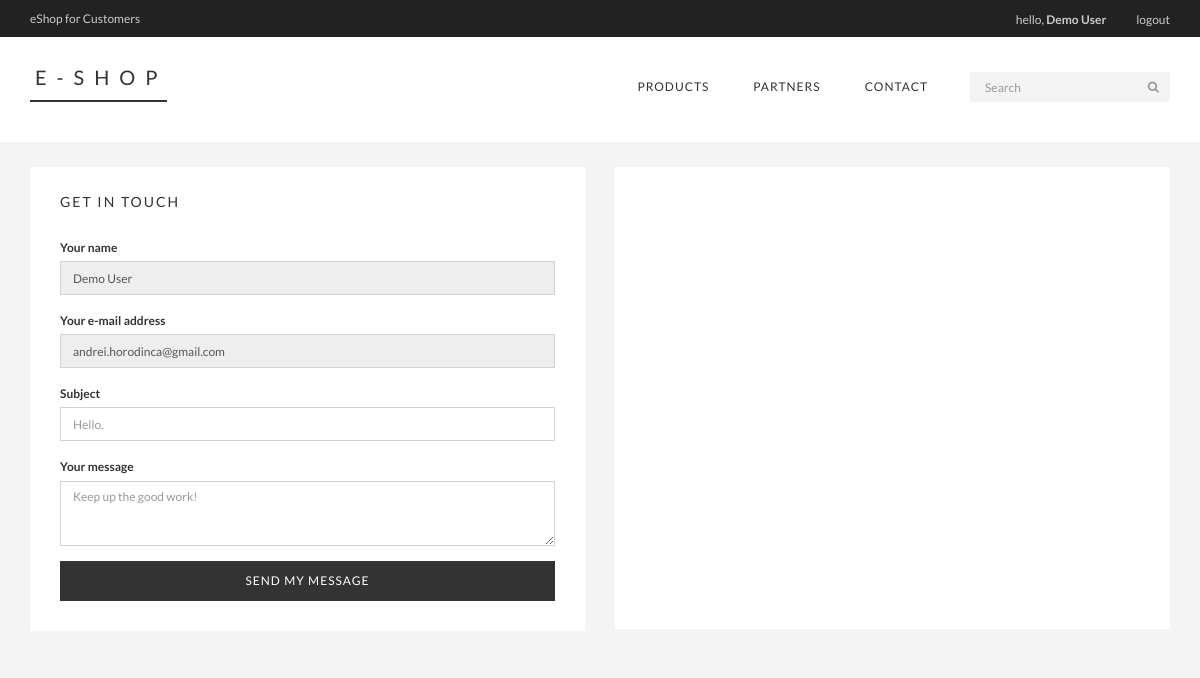
The app's page /contact.php (signed in) with its own data.
### tables this page shows
CREATE TABLE IF NOT EXISTS `users` (
  `user_id` int(11) NOT NULL AUTO_INCREMENT,
  `user_name` varchar(32) NOT NULL,
  `user_email` varchar(1024) NOT NULL,
  `user_password` varchar(512) NOT NULL,
  `user_code` varchar(100) NOT NULL,
  `user_timestamp` int(11) NOT NULL,
  `user_confirmed` int(11) NOT NULL DEFAULT '0',
  `user_string` varchar(35) NOT NULL DEFAULT '0',
  PRIMARY KEY (`user_id`)
);

### config/init.php (called while the page is built, shortened)
<?php
include_once 'classes/General.php';
include_once 'classes/User.php';
include_once 'connect/connect.php';
$general = new General();
$users = new User($db);
if ($general->userLoggedIn() === true)  {
  $userId = $_SESSION['userId'];
  $user = $users->userData($userId);
}
?>

### config/classes/General.php (called while the page is built, shortened)
<?php
class General {
  public function userLoggedIn () {
    return(isset($_SESSION['userId'])) ? true : false;
  }
}

### config/classes/User.php (called while the page is built, shortened)
<?php
class User {
  private $db;
  public function __construct($database) {
    $this->db = $database;
  }
  public function userData($userId) {
    $query = $this->db->prepare("SELECT * FROM `users` WHERE `user_id`= ?");
    $query->bindValue(1, $userId);
    try {
      $query->execute();
      return $query->fetch();
    } catch(PDOException $e){
      die($e->getMessage());
    }
  }
}

### contact.php (the view, shortened to what this page needs)
<?php
include_once 'config/init.php';
?>
<!DOCTYPE html>
<html lang="en">
  <head>
    <link href="css/bootstrap.min.css" rel="stylesheet">
    <link href="css/font-awesome.min.css" rel="stylesheet">
    <link href="css/main.css" rel="stylesheet">
  </head>
<body class="eShop contact">
<?php include_once 'header.php'; ?>
  <div class="container">
    <div class="row">
      <div class="col-md-6">
        <div class="panel panel-default">
          <div class="panel-heading">
            <div class="panel-title">Get in touch</div>
          </div>
          <div class="panel-body">
            <form accept-charset="UTF-8" role="form" method="post">
              <div class="form-group">
                <label for="contactName" class="control-label">Your name</label>
                <?php if($general->userLoggedIn()) { ?>
                <input type="text" id="contactName" name="contactName"
                       class="form-control" placeholder="Full name" value="<?php echo $user['user_name']; ?>" readonly/>
                <?php } else if ($general->vendorLoggedIn()) { ?>
                <input type="text" id="contactName" name="contactName"
                       class="form-control" placeholder="Full name" value="<?php echo $vendor['vendor_name']; ?>" readonly/>
                <?php } else { ?>
                <input type="text" id="contactName" name="contactName"
                       class="form-control" placeholder="Full name"/>
                <?php } ?>
              </div>
              <div class="form-group">
                <label for="contactEmail" class="control-label">Your e-mail address</label>
                <?php if($general->userLoggedIn()) { ?>
                  <input type="email" id="contactEmail" name="contactEmail"
                         class="form-control" placeholder="example@domain.com" value="<?php echo $user['user_email']; ?>" readonly/>
                <?php } else if ($general->vendorLoggedIn()) { ?>
                  <input type="email" id="contactEmail" name="contactEmail"
                         class="form-control" placeholder="example@domain.com" value="<?php echo $vendor['vendor_email']; ?>" readonly/>
                <?php } else { ?>
                  <input type="email" id="contactEmail" name="contactEmail"
                         class="form-control" placeholder="example@domain.com"/>
                <?php } ?>
              </div>
              <div class="form-group">
                <label for="contactSubject" class="control-label">Subject</label>
                <input type="text" id="contactSubject" name="contactSubject"
                       class="form-control" placeholder="Hello." autofocus
                       value="<?php if(isset($_POST['contactSubject'])) echo htmlentities($_POST['contactSubject']); ?>"/>
              </div>
              <div class="form-group">
                <label for="contactMessage" class="control-label">Your message</label>
                <textarea id="contactMessage" name="contactMessage" rows="3"
                       class="form-control" placeholder="Keep up the good work!"
                       value="<?php if(isset($_POST['contactMessage'])) echo htmlentities($_POST['contactMessage']); ?>"></textarea>
              </div>
              <button type="submit" id="contactUs" name="contactUs" class='btn btn-primary btn-lg btn-block'>Send my message</button>
            </form>
          </div>
        </div>
      </div>
      <div class="col-md-6">
        <div id="map-canvas">
        </div>
      </div>
    </div>
  </div>
<?php
include_once 'footer.php';
?>

### header.php (shortened to what this page needs)
<header id="header">
  <div class="header_top">
    <div class="container">
      <?php if($general->userLoggedIn()) { ?>
      <div class="row">
        <div class="col-sm-6">
          <div class="brand">
            <ul class="nav nav-pills">
              <li><a href="/views/users/home.php">eShop for Customers</a></li>
            </ul>
          </div>
        </div>
        <div class="col-sm-6">
          <div class="user-menu pull-right">
            <ul class="nav navbar-nav">
              <li><a href="/views/users/home.php">hello, <b><?php echo $user['user_name'];?></b></a></li>
              <li><a href="/logout.php">logout</a></li>
            </ul>
          </div>
        </div>
      </div>
      <?php } else if($general->vendorLoggedIn()) { ?>
      <div class="row">
        <div class="col-sm-6">
          <div class="brand">
            <ul class="nav nav-pills">
              <li><a href="/views/vendors/home.php">eShop for Partners</a></li>
            </ul>
          </div>
        </div>
        <div class="col-sm-6">
          <div class="user-menu pull-right">
            <ul class="nav navbar-nav">
              <li><a href="/views/vendors/home.php">hello, <b><?php echo $vendor['vendor_name'];?></b></a></li>
              <li><a href="/logout.php">logout</a></li>
            </ul>
          </div>
        </div>
      </div>
      <?php } else if($general->adminLoggedIn()) { ?>
      <div class="row">
        <div class="col-sm-6">
          <div class="brand">
            <ul class="nav nav-pills">
              <li><a href="/admin/home.php">eShop admin panel</a></li>
            </ul>
          </div>
        </div>
        <div class="col-sm-6">
          <div class="user-menu pull-right">
            <ul class="nav navbar-nav">
              <li><a href="/admin/home.php">hello, <b>admin</b></a></li>
              <li><a href="/logout.php">logout</a></li>
            </ul>
          </div>
        </div>
      </div>
      <?php } ?>
    </div>
  </div>
  <div class="header-bottom">
    <div class="container">
      <div class="row">
        <div class="col-sm-4">
          <div class="logo pull-left">
            <a href="/">E-SHOP</a>
          </div>
        </div>
        <div class="col-sm-8">
          <div class="shop-menu pull-right">
            <ul class="nav navbar-nav">
              <li><a href="/">Products</a></li>
              <li><a href="/partners.php">Partners</a></li>
              <li><a href="/contact.php">Contact</a></li>
            </ul>
            <form action="/search.php" method="get" id="searchForm">
              <div class="input-group input-group-sm search">
                  <input type="text" class="form-control" placeholder="Search" name="q">
                  <div class="input-group-btn">
                    <button class="btn btn-default" type="submit"><i class="fa fa-search"></i></button>
                  </div>
              </div>
            </form>
          </div>
        </div>
      </div>
    </div>
  </div>
</header>

### css/main.css (style rules this page uses)
body { font-family: 'Lato', sans-serif; position: relative; font-weight: 400; background: #f4f4f4; padding-top: 167px; }
ul li { list-style: none; }
.eShop .panel, .eShop .panel-heading, .eShop .panel-body, .eShop .panel-footer, .thumbnail { background-color: #ffffff; border: 0; border-radius: 0; box-shadow: none; }
.eShop .panel { padding: 15px; }
.eShop .panel-title { font-family: 'Lato', sans-serif; text-shadow: none; color: #333; font-size: 14px; font-weight: 400; letter-spacing: 2px; text-transform: uppercase; }
.btn { border-radius: 0; box-shadow: none; outline: none; font-size: 12px; text-transform: uppercase; letter-spacing: 1px; }
.btn-primary { background-color: #333; border: 2px solid #333; color: white; }
.btn-default { background-color: #fff; border: 2px solid #333; color: #333; }
input[type='text'], input[type='password'], input[type='email'], input[type='url'], input[type='number'], textarea.form-control { border-radius: 0; border-color: lightgray; box-shadow: none; outline: none; font-size: 12px; }
label { font-size: 12px; }
#header { position: fixed; width: 100%; left: 0; top: 0; z-index: 100; }
.header_top { font-size: 11px; color: #bbb; background: #222; font-weight: 400; }
.brand ul li:first-child { margin-left: -15px; }
.brand ul li a { font-size: 12px; color: #ccc; font-family: 'Lato', sans-serif; }
.user-menu ul li { display:inline-block; padding-left: 15px; padding-right: 15px; }
.user-menu ul li:last-child { padding-right: 0; }
.user-menu ul li a { color: #ccc; font-family: 'Lato', sans-serif; font-size: 12px; font-weight: 400; padding: 0; margin-top: 10px; }
.header-bottom { padding: 30px 15px 30px; background-color: #ffffff; margin-bottom: 30px; transition: all .5s ease-in-out; -webkit-transition: all .5s ease-in-out; -moz-transition: all .5s ease-in-out; }
.logo { line-height: 20px; padding: 0 0 10px 5px; margin: 0; border-bottom: 2px solid #333333; }
.logo a { font-size: 20px; color: #333; letter-spacing: 10px; transition: font-size .5s ease-in-out; -webkit-transition: font-size .5s ease-in-out; -moz-transition: font-size .5s ease-in-out; }
.shop-menu ul li { display: inline-block; padding: 10px; }
.shop-menu ul li:last-child { padding-right: 0; }
.shop-menu ul li a { font-family: 'Lato', sans-serif; text-shadow: none; color: #333; display: block; font-size: 12px; font-weight: 400; letter-spacing: 1px; line-height: 20px; position: relative; padding: 0 12px; text-decoration: none; text-transform: uppercase; z-index: 6; }
.search { padding: 5px 0 5px 30px; width: 230px; }
.search input.form-control { padding: 6px 15px; opacity: 1; margin: 0; background: #f4f4f4; color: #555; border: none; box-shadow: none; border-radius: 0; transition: height .5s ease-in-out; -webkit-transition: height .5s ease-in-out; -moz-transition: height .5s ease-in-out; }
.search button.btn { background-color: #f4f4f4; border: none; box-shadow: none; color: #999; border-radius: 0; transition: height .5s ease-in-out; -webkit-transition: height .5s ease-in-out; -moz-transition: height .5s ease-in-out; }
form#searchForm { display: inline-block; }
#map-canvas { width: 100%; height: 462px; background-color: white; }

### records on screen
users: user_name "Demo User", contactName "Demo User", contactEmail "andrei.horodinca@gmail.com"
